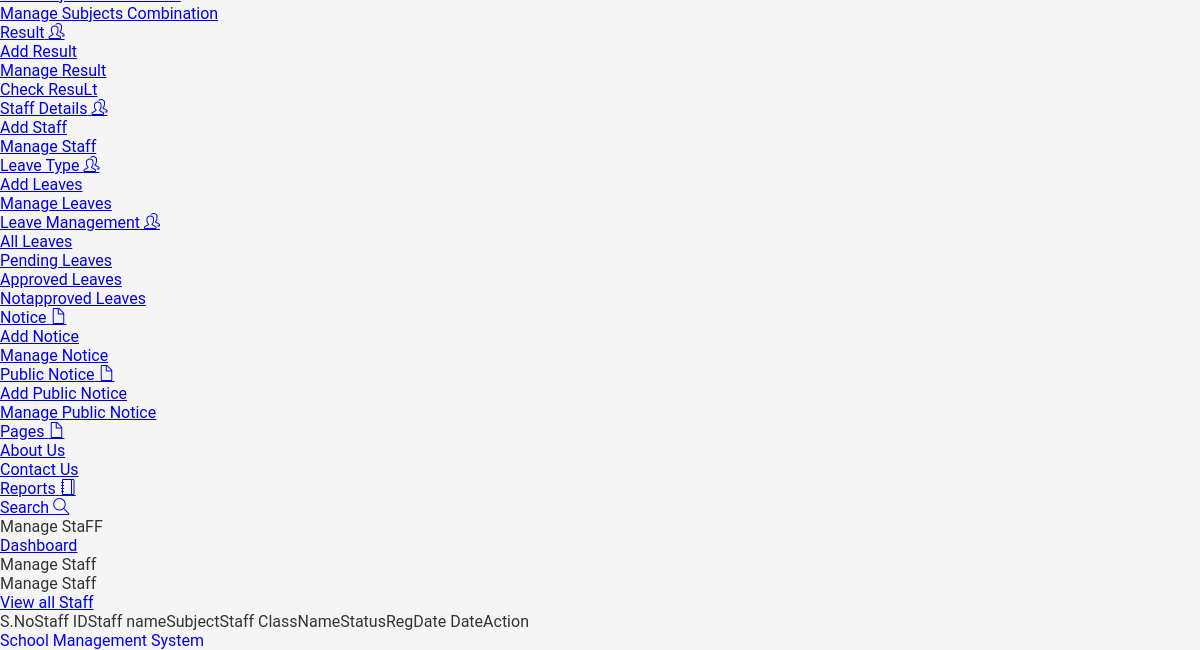
The page /studentms/admin/manageemployee.php (signed in, lower part) on the database as committed earlier.
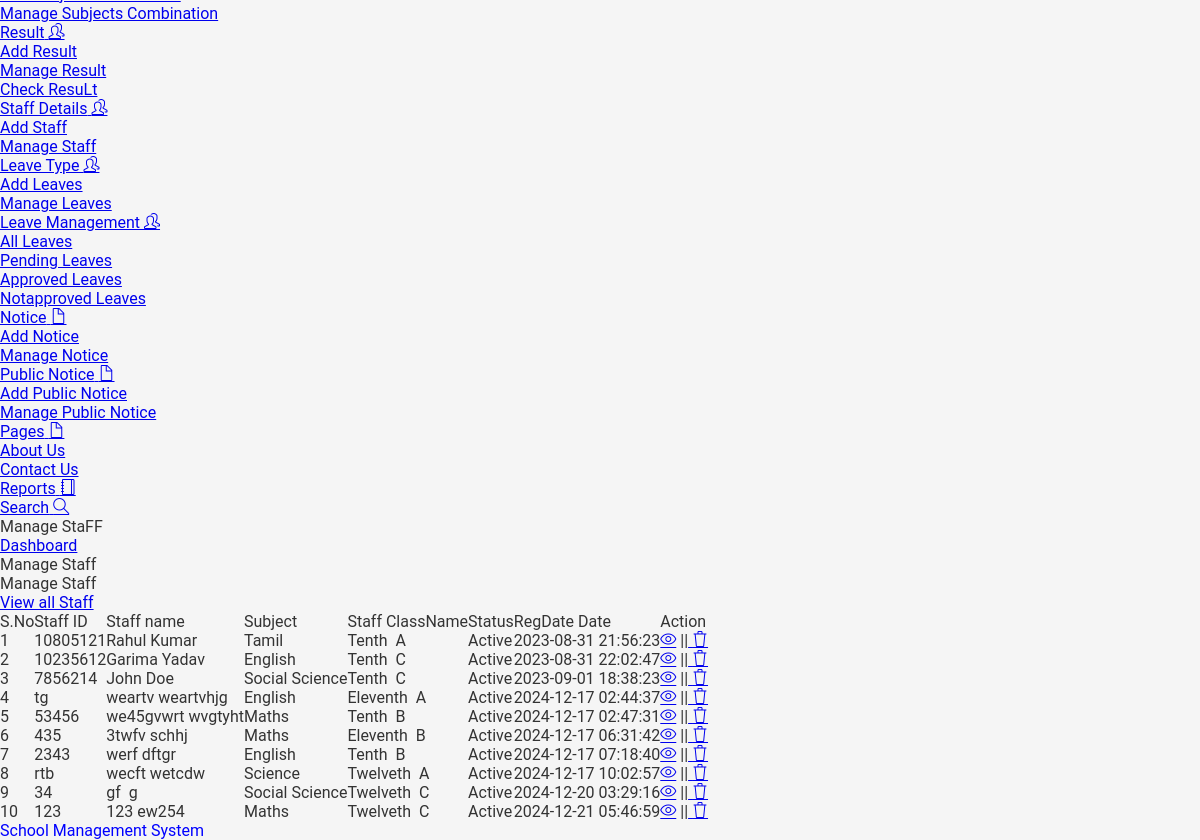
The same page on the database as committed later.
### tables this page shows
CREATE TABLE IF NOT EXISTS `tblemployees` (
  `id` int NOT NULL AUTO_INCREMENT,
  `EmpId` varchar(100) NOT NULL,
  `FirstName` varchar(150) DEFAULT NULL,
  `LastName` varchar(150) DEFAULT NULL,
  `EmailId` varchar(200) DEFAULT NULL,
  `ClassId` int DEFAULT NULL,
  `Password` varchar(180) DEFAULT NULL,
  `Gender` varchar(100) DEFAULT NULL,
  `Dob` varchar(100) DEFAULT NULL,
  `Subjects` varchar(255) DEFAULT NULL,
  `Address` varchar(255) DEFAULT NULL,
  `City` varchar(200) DEFAULT NULL,
  `Country` varchar(150) DEFAULT NULL,
  `Phonenumber` char(11) DEFAULT NULL,
  `Status` int DEFAULT NULL,
  `RegDate` timestamp NULL DEFAULT CURRENT_TIMESTAMP,
  PRIMARY KEY (`id`)
);

CREATE TABLE IF NOT EXISTS `tblclass` (
  `id` int NOT NULL AUTO_INCREMENT,
  `ClassName` varchar(50) DEFAULT NULL,
  `ClassNameNumeric` int DEFAULT NULL,
  `Section` varchar(20) DEFAULT NULL,
  `CreationDate` timestamp NULL DEFAULT CURRENT_TIMESTAMP,
  PRIMARY KEY (`id`)
);

### studentms/admin/manageemployee.php (the view, shortened to what the changed rows need)
<?php
include('includes/dbconnection.php');
if(strlen($_SESSION['sturecmsaid'])==0)
    {
header('location:index.php');
}
else{
 ?>
<!DOCTYPE html>
<html lang="en">
  <head>
    <link rel="stylesheet" href="vendors/simple-line-icons/css/simple-line-icons.css">
    <link rel="stylesheet" href="vendors/flag-icon-css/css/flag-icon.min.css">
    <link rel="stylesheet" href="vendors/css/vendor.bundle.base.css">
    <link rel="stylesheet" href="./vendors/daterangepicker/daterangepicker.css">
    <link rel="stylesheet" href="./vendors/chartist/chartist.min.css">
    <link rel="stylesheet" href="./css/style.css">
    </head>
    <body>
    <div class="container-scroller">
      <div class="container-fluid page-body-wrapper">
        <div class="main-panel">
          <div class="content-wrapper">
            <div class="row">
              <div class="col-md-12 grid-margin stretch-card">
                <div class="card">
                  <div class="card-body">
                                <div class="table-responsive border rounded p-1">
                      <table class="table">
                                    <thead>
                                        <tr>
                                        <th class="font-weight-bold">S.No</th>
                            <th class="font-weight-bold">Staff ID</th>
                            <th class="font-weight-bold">Staff name</th>
                            <th class="font-weight-bold">Subject</th>
                            <th class="font-weight-bold">Staff ClassName</th>
                            <th class="font-weight-bold">Status</th>
                            <th class="font-weight-bold">RegDate Date</th>
                            <th class="font-weight-bold">Action</th>
                                        </tr>
                                    </thead>
                                    <tbody>
<?php $sql = "SELECT tblemployees.id,tblemployees.EmpId, tblemployees.FirstName,tblemployees.LastName,tblemployees.Subjects,Status, tblemployees.RegDate,tblclass.ClassName,tblclass.Section,tblemployees.id from  tblemployees
join tblclass on tblclass.id = tblemployees.ClassId";
$query = $dbh -> prepare($sql);
$query->execute();
$results=$query->fetchAll(PDO::FETCH_OBJ);
$cnt=1;
if($query->rowCount() > 0)
{
foreach($results as $result)
{               ?>
                                        <tr>
                                            <td> <?php echo htmlentities($cnt);?></td>
                                            <td><?php echo htmlentities($result->EmpId);?></td>
                                            <td><?php echo htmlentities($result->FirstName);?>&nbsp;<?php echo htmlentities($result->LastName);?></td>
                                            <td><?php echo htmlentities($result->Subjects);?></td>
                                            <td><?php  echo htmlentities($result->ClassName);?> &nbsp;<?php  echo htmlentities($result->Section);?></td>
                                             <td><?php $stats=$result->Status;
if($stats){
                                             ?>
                                                 <a class="waves-effect waves-green btn-flat m-b-xs">Active</a>
                                                 <?php } else { ?>
                                                 <a class="waves-effect waves-red btn-flat m-b-xs">Inactive</a>
                                                 <?php } ?>
                                             </td>
                                              <td><?php echo htmlentities($result->RegDate);?></td>
                                            <td><a href="editemployee.php?empid=<?php echo htmlentities($result->id);?>"><i class="icon-eye"></i></a>
                                        <?php if($result->Status==1)
 {?>
||<a href="manageemployee.php?inid=<?php echo htmlentities($result->id);?>" onclick="return confirm('Are you sure you want to inactive this Employe?');"" > <i class="icon-trash" ></i>
<?php } else {?>
                                            <a href="manageemployee.php?id=<?php echo htmlentities($result->id);?>" onclick="return confirm('Are you sure you want to active this employee?');""><i class="material-icons" title="Active">done</i>
                                            <?php } ?> </td>
                                        </tr>
                                         <?php $cnt++;} }?>
                                    </tbody>
                                </table>
                            </div>
                        </div>
                    </div>
                </div>
        </div>
        </div>
      </div>
    </div>
    </body>
</html>
<?php } ?>

Rows that differ between the two databases and show on the page:
now on this page (row edited): tblemployees: EmpId "10805121", FirstName "Rahul", LastName "Kumar", Subjects "Tamil", ClassId.ClassName "Tenth", ClassId.Section "A", Status "Active", RegDate "2023-08-31 21:56:23"
now on this page (row edited): tblemployees: EmpId "10235612", FirstName "Garima", LastName "Yadav", Subjects "English", ClassId.ClassName "Tenth", ClassId.Section "C", Status "Active", RegDate "2023-08-31 22:02:47"
now on this page (row edited): tblemployees: EmpId "7856214", FirstName "John", LastName "Doe", Subjects "Social Science", ClassId.ClassName "Tenth", ClassId.Section "C", Status "Active", RegDate "2023-09-01 18:38:23"
added tblemployees: EmpId "tg", FirstName "weartv", LastName "weartvhjg", Subjects "English", ClassId.ClassName "Eleventh", ClassId.Section "A", Status "Active", RegDate "2024-12-17 02:44:37"
added tblemployees: EmpId "53456", FirstName "we45gvwrt", LastName "wvgtyht", Subjects "Maths", ClassId.ClassName "Tenth", ClassId.Section "B", Status "Active", RegDate "2024-12-17 02:47:31"
added tblemployees: EmpId "435", FirstName "3twfv", LastName "schhj", Subjects "Maths", ClassId.ClassName "Eleventh", ClassId.Section "B", Status "Active", RegDate "2024-12-17 06:31:42"
added tblemployees: EmpId "2343", FirstName "werf", LastName "dftgr", Subjects "English", ClassId.ClassName "Tenth", ClassId.Section "B", Status "Active", RegDate "2024-12-17 07:18:40"
added tblemployees: EmpId "rtb", FirstName "wecft", LastName "wetcdw", Subjects "Science", ClassId.ClassName "Twelveth", ClassId.Section "A", Status "Active", RegDate "2024-12-17 10:02:57"
added tblemployees: EmpId "34", FirstName "gf", LastName "g", Subjects "Social Science", ClassId.ClassName "Twelveth", ClassId.Section "C", Status "Active", RegDate "2024-12-20 03:29:16"
added tblemployees: EmpId "123", FirstName "123", LastName "ew254", Subjects "Maths", ClassId.ClassName "Twelveth", ClassId.Section "C", Status "Active", RegDate "2024-12-21 05:46:59"
